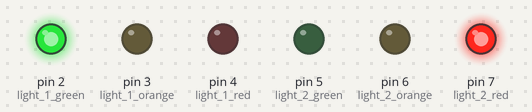
The sketch below on a simulated Arduino Uno, built with avr-gcc and run on an emulated ATmega328P. Parts: output pins drawn as LEDs (lit = HIGH).

Above: at 2.5 s.
At 5.5 s:
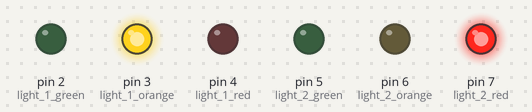
At 9.5 s:
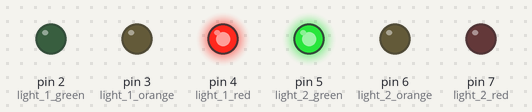
At 12.5 s:
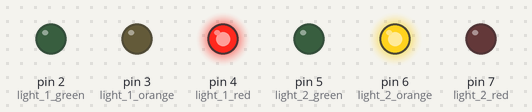
At 13.5 s:
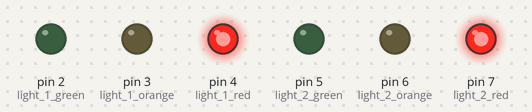
Timing chart, 0 to 18.2 s (numbered marks = the images above):
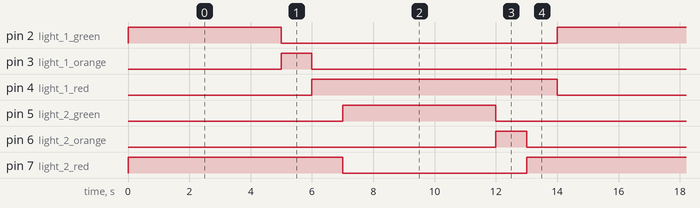

Measured:
- by itself, pin 2 (light_1_green), pin 5 (light_2_green): alternates HIGH for 5.0 s and LOW for 9.0 s
- by itself, pin 3 (light_1_orange), pin 6 (light_2_orange): alternates HIGH for 1.0 s and LOW for 13.0 s
- by itself, pin 4 (light_1_red), pin 7 (light_2_red): alternates HIGH for 8.0 s and LOW for 6.0 s

The sketch:

lightLeds.ino
```cpp
// Arduioui
// Traffic light behavior with 6 LEDs

int light_1_green = 2;
int light_1_orange = 3;
int light_1_red = 4;

int light_2_green = 5;
int light_2_orange = 6;
int light_2_red = 7;

int time_green = 5000;
int time_orange = 1000;
int time_red = 1000;


void setup() {
  // setup code here, to run once

  pinMode(light_1_green, OUTPUT);
  pinMode(light_1_orange, OUTPUT);
  pinMode(light_1_red, OUTPUT);

  pinMode(light_2_green, OUTPUT);
  pinMode(light_2_orange, OUTPUT);
  pinMode(light_2_red, OUTPUT);
}


void loop() {
  // main code here, to run repeatedly

  digitalWrite(light_2_red, HIGH);
  digitalWrite(light_1_green, HIGH);
  delay(time_green);

  digitalWrite(light_1_green, LOW);
  digitalWrite(light_1_orange, HIGH);
  delay(time_orange);

  digitalWrite(light_1_orange, LOW);
  digitalWrite(light_1_red, HIGH);
  // secure time
  delay(time_red);

  digitalWrite(light_2_red, LOW);
  digitalWrite(light_2_green, HIGH);
  delay(time_green);

  digitalWrite(light_2_green, LOW);
  digitalWrite(light_2_orange, HIGH);
  delay(time_orange);

  digitalWrite(light_2_orange, LOW);
  digitalWrite(light_2_red, HIGH);
  // secure time
  delay(time_red);

  digitalWrite(light_1_red, LOW);
}
```
